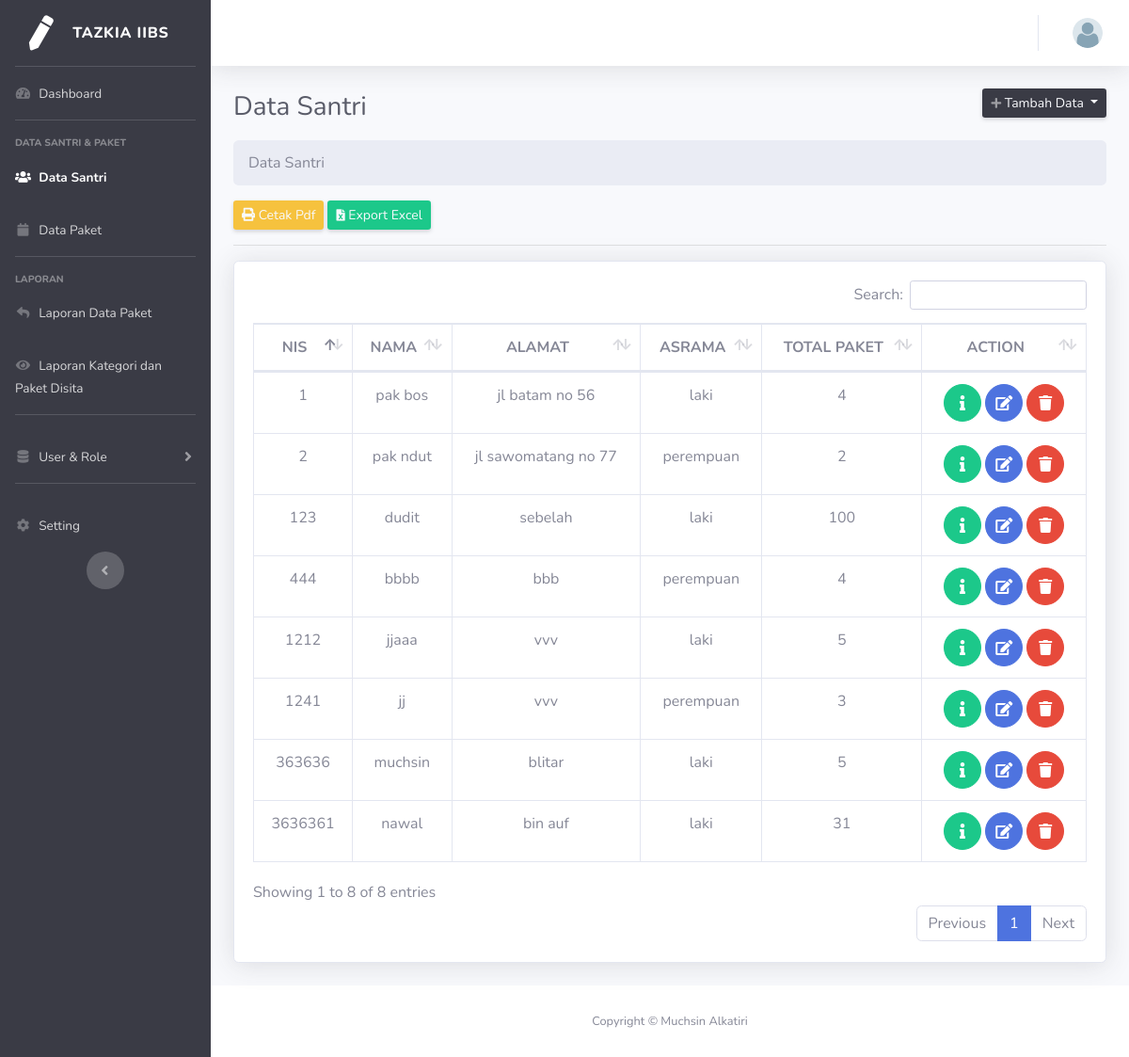
Screenshot of /index.php/santri with the database file from the repository.
### tables this page shows
CREATE TABLE `data_santri` (
  `NIS` int(100) NOT NULL,
  `nama_santri` varchar(100) NOT NULL,
  `alamat` varchar(100) NOT NULL,
  `asrama_id` int(11) NOT NULL,
  `total_paket_diterima` int(11) NOT NULL
);

CREATE TABLE `data_asrama` (
  `id_asrama` int(11) NOT NULL,
  `nama_asrama` varchar(100) NOT NULL,
  `gedung` varchar(100) NOT NULL
);

### application/controllers/Santri.php (called while the page is built, shortened)
<?php
class Santri extends CI_Controller {
	function __construct(){
		$this->load->helper(array('form', 'url'));
		$this->load->library('form_validation');
		$this->load->model('santri_model');
	}
	public function index()
	{
		$data['page_title'] = 'Data Santri';
		$data['santri']=$this->santri_model->get_all_data()->result();
		$this->load->view('v_santri/read',$data);
	}
}

### index.php (called while the page is built, shortened)
<?php
require_once BASEPATH.'core/CodeIgniter.php';

### application/models/santri_model.php (called while the page is built, shortened)
<?php defined('BASEPATH') OR exit('No direct script access allowed');
class Santri_model extends CI_Model {
  function get_all_data() {
  	$this->db->select('data_santri.*, data_asrama.gedung,  data_asrama.nama_asrama');
    $this->db->from('data_santri');
    $this->db->join('data_asrama', 'data_santri.asrama_id = data_asrama.id_asrama', 'left');
    return $this->db->get();
  }
}

### application/views/v_santri/read.php (the view, shortened to what this page needs)
<?php
    $this->load->view('v_header');
 ?>
  <link href="<?php echo base_url(); ?>assets/vendor/datatables/dataTables.bootstrap4.min.css" rel="stylesheet">
             <div class="dropdown mb-4">
                    <button class="btn btn-sm bg-gray-900 text-gray-100 shadow-sm dropdown-toggle" type="button" id="dropdownMenuButton" data-toggle="dropdown" aria-haspopup="true" aria-expanded="false">
                      <i class="fas fa-plus fa-sm text-white-50"></i> Tambah Data
                    </button>
                  </div>
          </div>
  <nav aria-label="breadcrumb">
  <ol class="breadcrumb">
    <li class="breadcrumb-item active" aria-current="page">Data Santri</li>
  </ol>
  <button onclick="printdatasantri()" class="btn btn-sm bg-warning text-gray-100 shadow-sm" type="button"><span class="fa fa-print"></span> Cetak Pdf</button>
 <a href="<?php echo base_url('santri/exportExcel2/')?>" class=" btn btn-sm bg-success text-gray-100 shadow-sm" ><i class="fa fa-file-excel fa-sm "></i> Export Excel</a>
 <hr>
</nav>
          <div class="card shadow mb-4">
          	<div class="card-body">
          		<div class="table-responsive">
          			<table class="table table-bordered text-center" id="dataTable"  cellspacing="0">
          				<thead>
          					<tr>
          						<th>NIS</th>
                      <th>NAMA</th>
                      <th>ALAMAT</th>
                      <th>ASRAMA</th>
                      <th>TOTAL PAKET</th>
          						<th>ACTION</th>
          					</tr>
          				</thead>
          				<tbody>
          					<?php foreach ($santri as $data_santri ) {
                      ?>
          						<tr>
                        <td><?php echo $data_santri->NIS ?></td>
                        <td><?php echo $data_santri->nama_santri ?></td>
                        <td><?php echo $data_santri->alamat ?></td>
                        <td><?php echo $data_santri->nama_asrama ?></td>
                        <td><?php echo $data_santri->total_paket_diterima ?></td>
          							<td>
                          <center>
                            <a href="#" class="btn btn-success btn-circle" data-toggle="modal" data-target="#ModalDetail<?php echo $data_santri->NIS; ?>" ><i class="fa fa-info"></i></a>
            								<a href="<?php echo base_url(). 'santri/update/' . $data_santri->NIS ?>" class="btn btn-primary btn-circle"  ><i class="fa fa-edit"></i></a>
            								<a href="#" class="btn btn-danger btn-circle" data-toggle="modal" data-target="#ModalHapus<?php echo $data_santri->NIS; ?>" ><i class="fa fa-trash"></i></a>
                          </center>
          							</td>
          						</tr>
          						<?php } ?>
          					</tbody>
          				</table>
          			</div>
          		</div>
          	</div>
<?php
    $this->load->view('v_footer');
 ?>

### application/views/v_header.php (shortened to what this page needs)
<!DOCTYPE html>
<html lang="en">
<head>
  <link href="<?php echo base_url(); ?>assets/vendor/fontawesome-free/css/all.min.css" rel="stylesheet" type="text/css">
  <link href="<?php echo base_url(); ?>assets/css/sb-admin-2.min.css" rel="stylesheet">
</head>
<body id="page-top">
  <div id="wrapper">
    <ul class="navbar-nav  bg-gray-900 sidebar sidebar-dark accordion" id="accordionSidebar">
      <a class="sidebar-brand d-flex align-items-center justify-content-center" href="<?php echo base_url() ?>">
        <div class="sidebar-brand-icon rotate-n-15">
          <i class="fas fa-pen"></i>
        </div>
        <div class="sidebar-brand-text mx-3">Tazkia IIBS</div>
      </a>
      <hr class="sidebar-divider my-0">
      <?php if($page_title == 'Dashboard'){?>
      <li class="nav-item active">
      <?php }elseif($page_title != 'Dashboard') { ?>
        <li class="nav-item">
        <?php } ?>
        <a class="nav-link" href="<?php echo base_url('dashboard') ?>">
          <i class="fas fa-fw fa-tachometer-alt"></i>
          <span>Dashboard</span></a>
        </li>
        <hr class="sidebar-divider">
        <div class="sidebar-heading">
          Data Santri & Paket
        </div>
        <?php
          if( $this->uri->segment('1') == 'santri' ){?>
          <li class="nav-item active">
          <?php }elseif($this->uri->segment('2') != 'santri' ) {
          ?>
          <li class="nav-item">
          <?php
          }
          ?>
          <a class="nav-link" href="<?php echo base_url('santri') ?>">
            <i class="fas fa-fw fa-users"></i>
            <span>Data Santri</span></a>
          </li>
                  <?php
          if( $this->uri->segment('1') == 'paket' ){?>
          <li class="nav-item active">
          <?php }elseif($this->uri->segment('2') != 'paket' ) {
          ?>
          <li class="nav-item">
          <?php
          }
          ?>
          <a class="nav-link" href="<?php echo base_url('paket') ?>">
            <i class="fas fa-fw fa-calendar"></i>
            <span>Data Paket</span></a>
          </li>
              <hr class="sidebar-divider">
              <div class="sidebar-heading">
                Laporan
              </div>
        <?php
          if( $this->uri->segment('2') == 'laporandatapaket' ){?>
          <li class="nav-item active">
          <?php }elseif($this->uri->segment('2') != 'laporandatapaket' ) {
          ?>
          <li class="nav-item">
          <?php
          }
          ?>
          <a class="nav-link" href="<?php echo base_url('laporan/laporandatapaket') ?>">
            <i class="fas fa-fw fa-reply"></i>
            <span>Laporan Data Paket</span></a>
          </li>
                 <?php   if( $this->uri->segment('2') == 'laporan_kategori_dan_sita' ||  $this->uri->segment('2') == 'laporankategori' ||  $this->uri->segment('2') == 'laporanpaketsita' ){?>
          <li class="nav-item active">
          <?php }elseif($this->uri->segment('2') != 'laporan_kategori_dan_sita' ||  $this->uri->segment('2') == 'laporankategori' ||  $this->uri->segment('2') == 'laporanpaketsita ' ) {
          ?>
          <li class="nav-item">
          <?php
          }
          ?>
                <a class="nav-link" href="<?php echo base_url('laporan/laporan_kategori_dan_sita') ?>">
                  <i class="fas fa-fw fa-eye"></i>
                  <span>Laporan Kategori dan Paket Disita</span></a>
                </li>
                <hr class="sidebar-divider d-none d-md-block">
       <?php
    if( $this->uri->segment('1') == 'user' ){?>
      <li class="nav-item active">
       <a class="nav-link collapsed" href="#" data-toggle="collapse" data-target="#collapseTwo" aria-expanded="true" aria-controls="collapseTwo">
          <i class="fas fa-fw fa-database"></i>
          <span>User & Role</span>
        </a>
        <div id="collapseTwo" class="collapse show" aria-labelledby="headingTwo" data-parent="#accordionSidebar">
          <div class="bg-white py-2 collapse-inner rounded">
    <?php }elseif($this->uri->segment('1') != 'user' ) { ?>
      <li class="nav-item ">
       <a class="nav-link collapsed" href="#" data-toggle="collapse" data-target="#collapseTwo" aria-expanded="true" aria-controls="collapseTwo">
          <i class="fas fa-fw fa-database"></i>
          <span>User & Role</span>
        </a>
    <?php
       }
    ?>
      </li>
                <hr class="sidebar-divider d-none d-md-block">
                 <?php   if( $this->uri->segment('1') == 'setting' ){?>
          <li class="nav-item active">
          <?php }elseif($this->uri->segment('1') != 'setting' ) {
          ?>
          <li class="nav-item">
          <?php
          }
          ?>
                <a class="nav-link" href="<?php echo base_url('setting') ?>">
                  <i class="fas fa-fw fa-cog"></i>
                  <span>Setting</span></a>
                </li>
                <div class="text-center d-none d-md-inline">
                  <button class="rounded-circle border-0" id="sidebarToggle"></button>
                </div>
              </ul>
              <div id="content-wrapper" class="d-flex flex-column ">
                <div id="content">
                  <nav class="navbar navbar-expand navbar-light bg-white topbar mb-4 static-top shadow">
                    <ul class="navbar-nav ml-auto">
                      <li class="nav-item dropdown no-arrow">
                        <a class="nav-link dropdown-toggle" href="#" id="userDropdown" role="button" data-toggle="dropdown" aria-haspopup="true" aria-expanded="false">
                          <img class="img-profile rounded-circle" src="<?php echo base_url()."assets/img/default-user.png"?>">
                        </a>
                      </li>
                    </ul>
                  </nav>
                  <div class="container-fluid ">
                    <div class="d-sm-flex align-items-center justify-content-between ">
                      <h1 class="h3 mb-3 text-gray-800"><?php echo $page_title ?></h1>

### application/views/v_footer.php (shortened to what this page needs)
        </div>
      </div>
      <footer class="sticky-footer bg-white">
        <div class="container my-auto">
          <div class="copyright text-center my-auto">
            <span>Copyright &copy; Muchsin Alkatiri</span>
          </div>
        </div>
      </footer>
    </div>
  </div>
</body>
</html>

### rows the page displays
data_santri: NIS "1", nama_santri "pak bos", alamat "jl batam no 56", asrama.nama_asrama "laki", total_paket_diterima "4"
data_santri: NIS "2", nama_santri "pak ndut", alamat "jl sawomatang no 77", asrama.nama_asrama "perempuan", total_paket_diterima "2"
data_santri: NIS "123", nama_santri "dudit", alamat "sebelah", asrama.nama_asrama "laki", total_paket_diterima "100"
data_santri: NIS "444", nama_santri "bbbb", alamat "bbb", asrama.nama_asrama "perempuan", total_paket_diterima "4"
data_santri: NIS "1212", nama_santri "jjaaa", alamat "vvv", asrama.nama_asrama "laki", total_paket_diterima "5"
data_santri: NIS "1241", nama_santri "jj", alamat "vvv", asrama.nama_asrama "perempuan", total_paket_diterima "3"
data_santri: NIS "363636", nama_santri "muchsin", alamat "blitar", asrama.nama_asrama "laki", total_paket_diterima "5"
data_santri: NIS "3636361", nama_santri "nawal", alamat "bin auf", asrama.nama_asrama "laki", total_paket_diterima "31"

### other values shown
$page_title "Data Santri"
